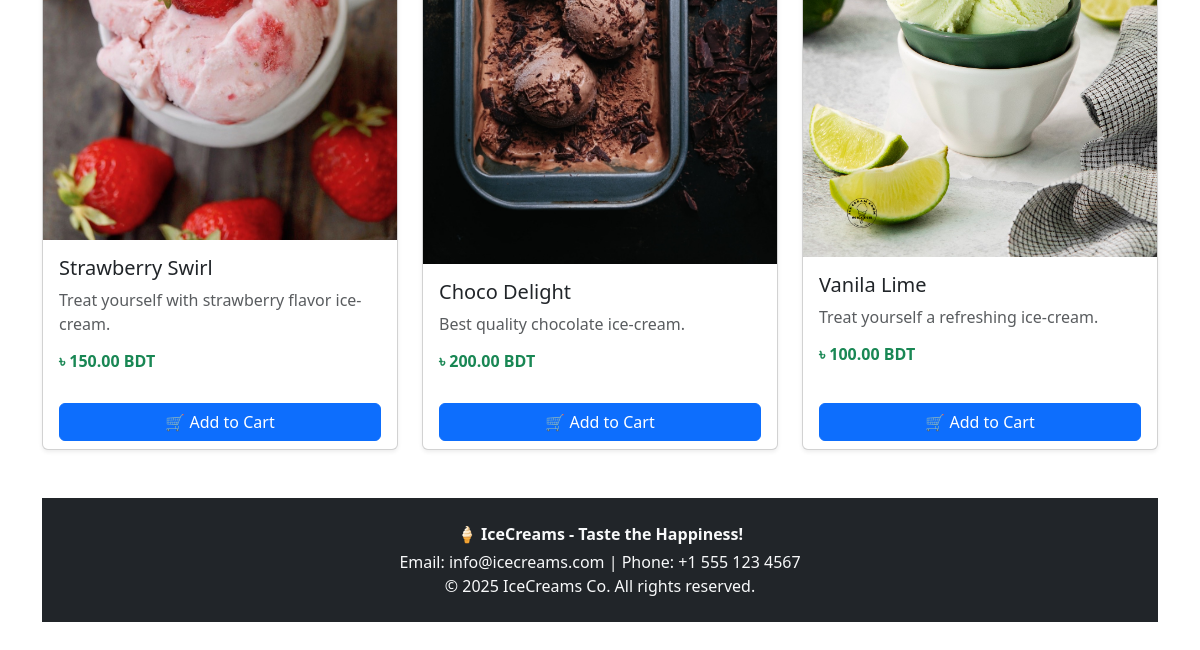
The app's page / (lower part), older data.
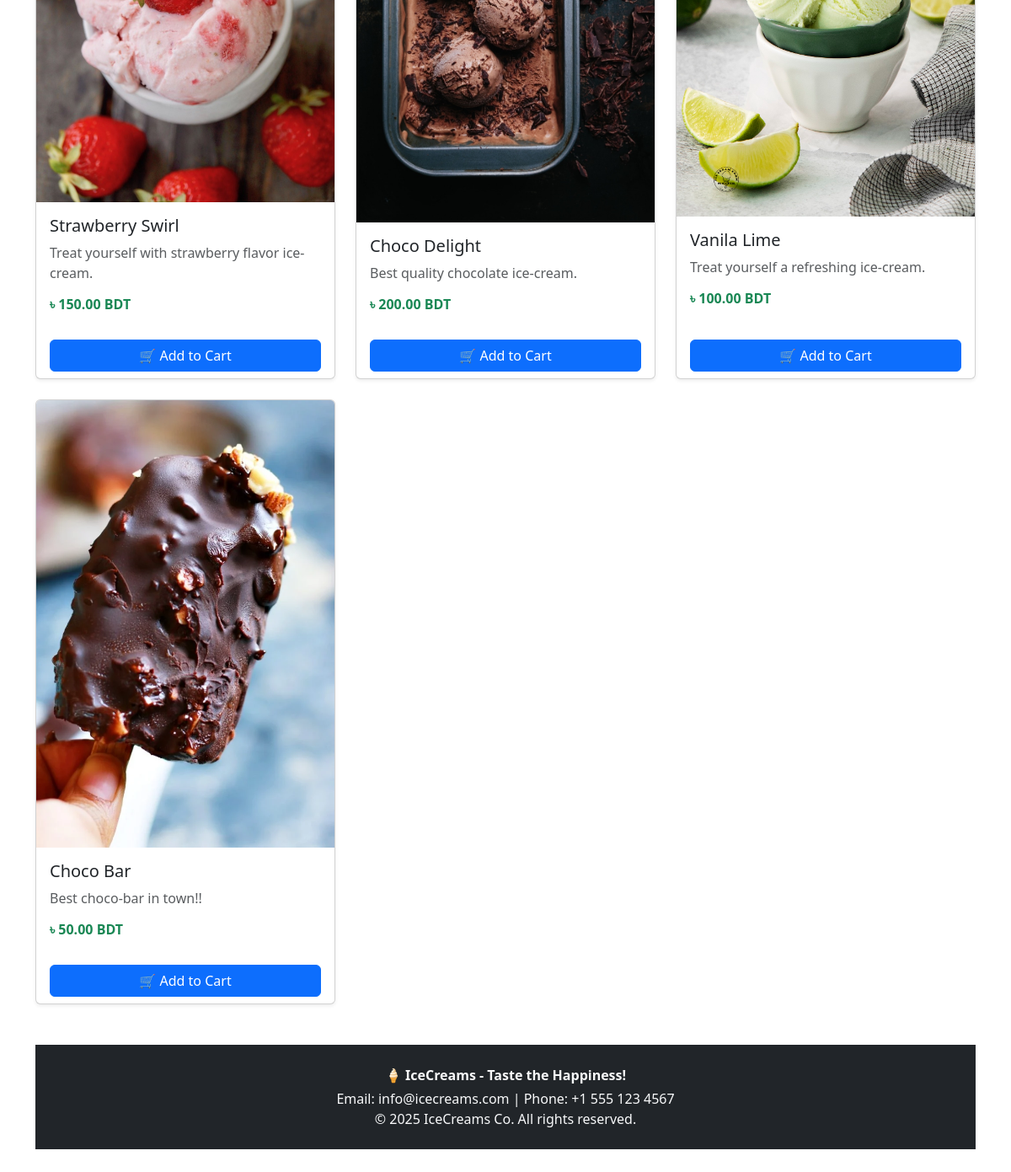
The same page, newer data.
### home/models.py (models this page shows, shortened)
class Product(models.Model):
    name = models.CharField(max_length=100)
    description = models.TextField()
    price = models.DecimalField(max_digits=8, decimal_places=2)
    image = models.ImageField(upload_to="products/")

### home/views.py (the view)
# urls.py: path("", views.index, name="home"),
def index(request):
    products = Product.objects.all()
    return render(request, "index.html", {"products": products})

### templates/index.html (shortened to what this page needs)
{% extends 'base.html' %}
{% block body %}
    <div class="container my-5">
        <div class="row row-cols-1 row-cols-md-3 g-4">
            {% for product in products %}
                <div class="col">
                    <div class="card h-100 shadow-sm">
                        <img src="{{ product.image.url }}"
                             class="card-img-top"
                             alt="{{ product.name }}">
                        <div class="card-body">
                            <h5 class="card-title">{{ product.name }}</h5>
                            <p class="card-text text-muted">{{ product.description }}</p>
                            <h6 class="fw-bold text-success">৳ {{ product.price }} BDT</h6>
                        </div>
                        <div class="card-footer bg-transparent border-0">
                            <a href="{% url 'add_to_cart' product.id %}"
                               class="btn btn-primary w-100">🛒 Add to Cart</a>
                        </div>
                    </div>
                </div>
            {% endfor %}
        </div>
    {% endblock body %}

### templates/base.html (shortened to what this page needs)
<!DOCTYPE html>
<html lang="en">
    <head>
        <link href="https://cdn.jsdelivr.net/npm/bootstrap@5.3.8/dist/css/bootstrap.min.css"
              rel="stylesheet">
    </head>
    <body>
        {% block body %}
        {% endblock body %}
        <footer class="bg-dark text-light text-center py-4 mt-5">
            <div class="container">
                <p class="mb-1 fw-bold">🍦 IceCreams - Taste the Happiness!</p>
                <p class="mb-0">Email: info@icecreams.com | Phone: +1 555 123 4567</p>
                <p class="mb-0">© 2025 IceCreams Co. All rights reserved.</p>
            </div>
        </footer>
    </body>
</html>

Row changes from the older to the newer data that the page shows:
added Product: image (picture), name "Choco Bar", description "Best choco-bar in town!!", price "50.00"
